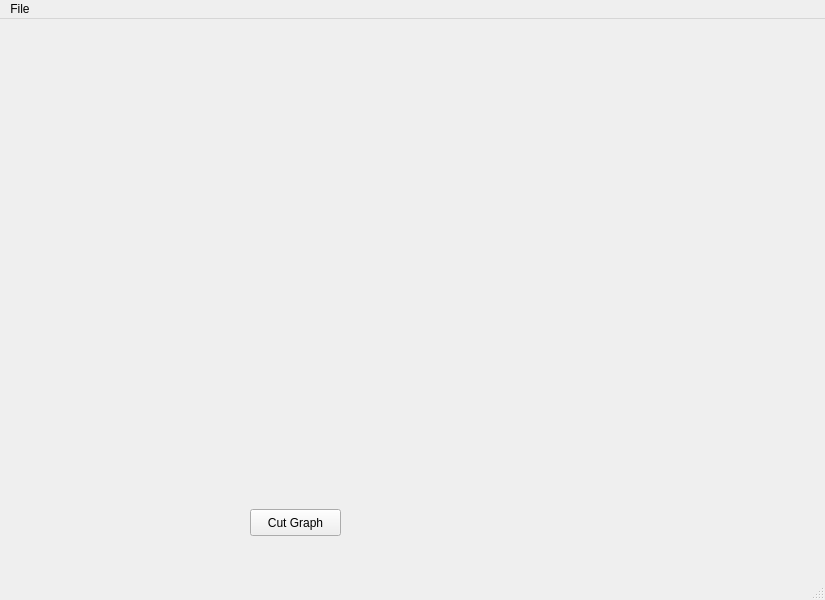
<?xml version="1.0" encoding="UTF-8"?>
<ui version="4.0">
 <class>MainWindow</class>
 <widget class="QMainWindow" name="MainWindow">
  <property name="geometry">
   <rect>
    <x>0</x>
    <y>0</y>
    <width>825</width>
    <height>600</height>
   </rect>
  </property>
  <property name="windowTitle">
   <string>MainWindow</string>
  </property>
  <widget class="QWidget" name="centralwidget">
   <widget class="QVTKWidget" name="qvtkWidgetLeft">
    <property name="geometry">
     <rect>
      <x>10</x>
      <y>50</y>
      <width>411</width>
      <height>401</height>
     </rect>
    </property>
   </widget>
   <widget class="QVTKWidget" name="qvtkWidgetRight">
    <property name="geometry">
     <rect>
      <x>440</x>
      <y>50</y>
      <width>371</width>
      <height>401</height>
     </rect>
    </property>
   </widget>
   <widget class="QPushButton" name="btnCut">
    <property name="geometry">
     <rect>
      <x>250</x>
      <y>490</y>
      <width>91</width>
      <height>27</height>
     </rect>
    </property>
    <property name="text">
     <string>Cut Graph</string>
    </property>
   </widget>
  </widget>
  <widget class="QMenuBar" name="menubar">
   <property name="geometry">
    <rect>
     <x>0</x>
     <y>0</y>
     <width>825</width>
     <height>24</height>
    </rect>
   </property>
   <widget class="QMenu" name="menuFile">
    <property name="title">
     <string>File</string>
    </property>
    <addaction name="actionOpen"/>
   </widget>
   <addaction name="menuFile"/>
  </widget>
  <widget class="QStatusBar" name="statusbar"/>
  <action name="actionOpen">
   <property name="text">
    <string>Open</string>
   </property>
  </action>
 </widget>
 <customwidgets>
  <customwidget>
   <class>QVTKWidget</class>
   <extends>QWidget</extends>
   <header>QVTKWidget.h</header>
  </customwidget>
 </customwidgets>
 <resources/>
 <connections/>
</ui>
